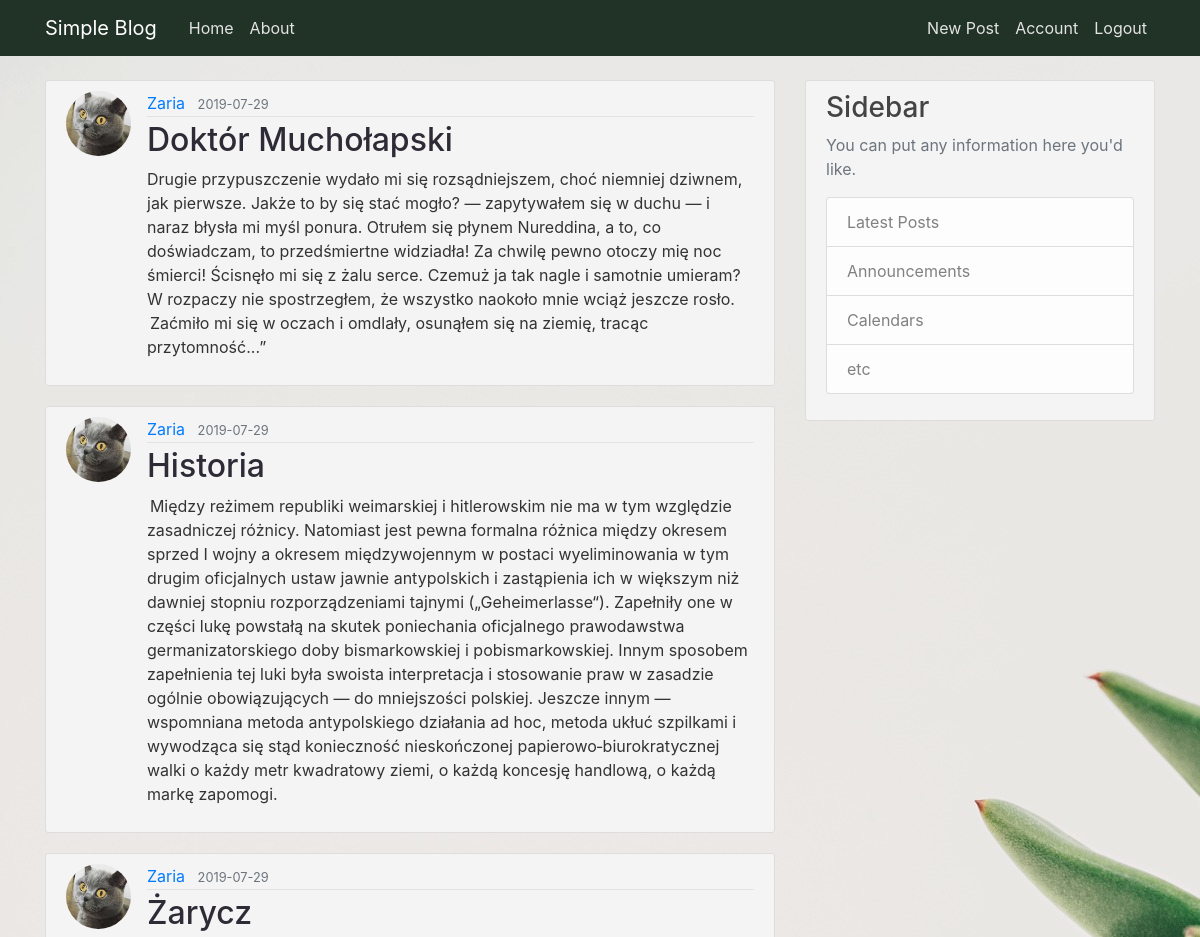
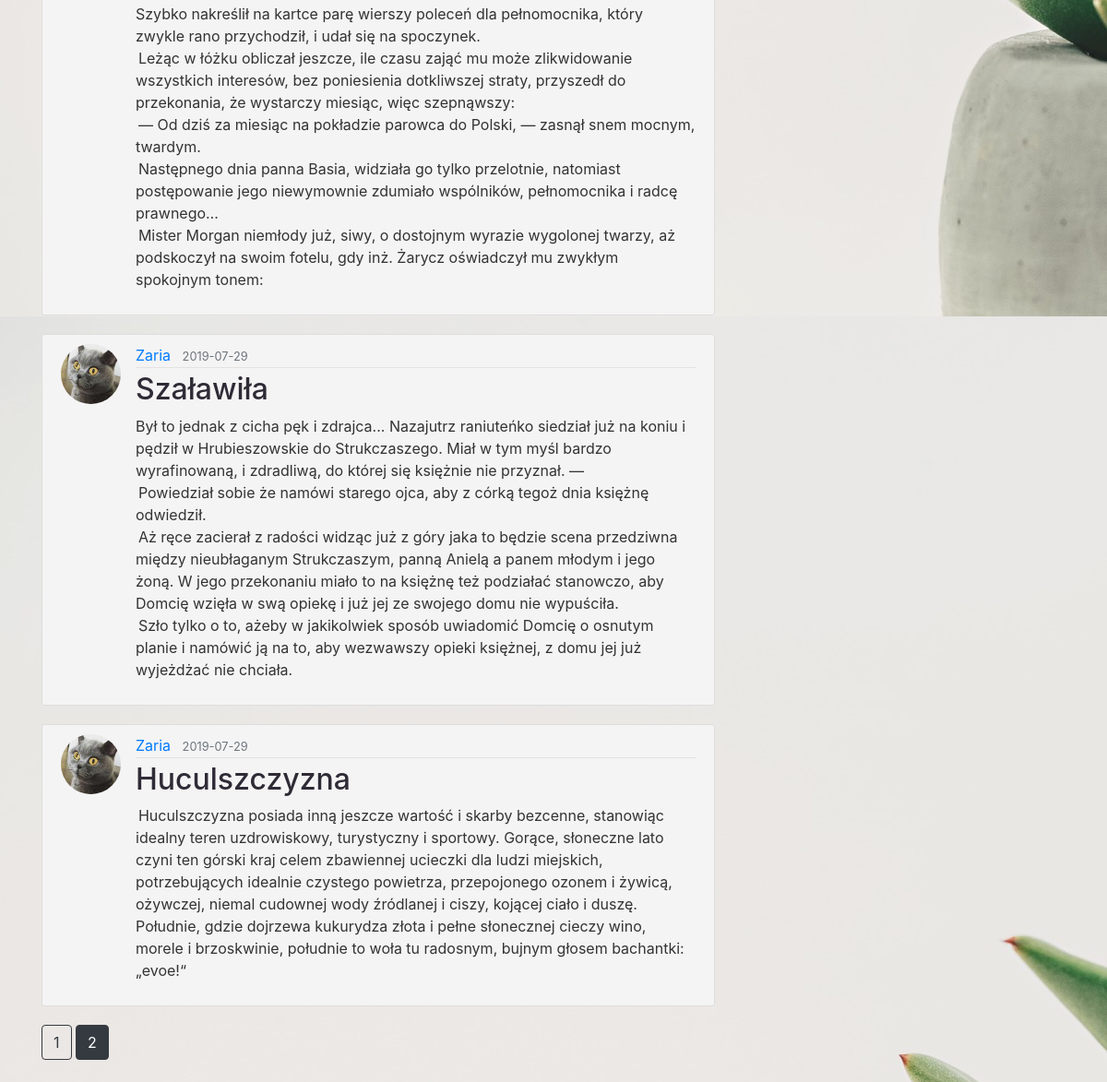
/home?page=2 (signed in), run on the app's committed database (2 pictures, top to bottom).
### blog/models.py (models this page shows, shortened)
class Post(db.Model):
    id = db.Column(db.Integer, primary_key=True)
    title = db.Column(db.String(100), nullable=False)
    date_posted = db.Column(db.DateTime, nullable=False, default=datetime.utcnow)
    content = db.Column(db.Text, nullable=False)
    user_id = db.Column(db.Integer, db.ForeignKey('user.id'), nullable=False)

class User(db.Model, UserMixin):
    id = db.Column(db.Integer, primary_key=True)
    username = db.Column(db.String(20), unique=True, nullable=False)
    email = db.Column(db.String(120), unique=True, nullable=False)
    image_file = db.Column(db.String(20), nullable=False, default='default.jpg')
    password = db.Column(db.String(60), nullable=False)
    posts = db.relationship('Post', backref='author', lazy=True)

### blog/main/routes.py (the view)
@main.route("/")
@main.route("/home")
def home():
    page = request.args.get('page', 1, type=int)
    posts = Post.query.order_by(Post.date_posted.desc())\
            .paginate(page=page, per_page=5)
    return render_template('home.html', posts=posts)

### blog/models.py (called while the page is built)
@login_manager.user_loader
def load_user(user_id):
    return User.query.get(int(user_id))

### blog/templates/home.html
{% extends "layout.html" %}
{% block content %}
    {% for post in posts.items %}
        <article class="media content-section">
            <img class="rounded-circle article-img" src="{{ url_for('static', filename='profile_pics/' + post.author.image_file) }}">
            <div class="media-body">
            <div class="article-metadata">
                <a class="mr-2" href="{{ url_for('users.user_posts', username=post.author.username) }}">{{ post.author.username }}</a>
                <small class="text-muted">{{ post.date_posted.strftime('%Y-%m-%d') }}</small>
            </div>
            <h2><a class="article-title" href="{{ url_for('posts.post', post_id=post.id) }}">{{ post.title }}</a></h2>
            <p class="article-content">{{ post.content }}</p>
            </div>
        </article>
    {% endfor %}
    {% for page_num in posts.iter_pages(left_edge=1, right_edge=1, left_current=1, right_current=2) %}
        {% if page_num %}
            {% if posts.page == page_num %}
                <a class="btn btn-dark mb-4" href="{{ url_for('main.home', page=page_num) }}">{{ page_num }}</a>
            {% else %}
                <a class="btn btn-outline-dark mb-4" href="{{ url_for('main.home', page=page_num) }}">{{ page_num }}</a>
            {% endif %}
        {% else %}
            ...
        {% endif %}
    {% endfor %}
{% endblock content %}

### blog/static/main.css (style rules this page uses)
body { background: #f8f8fa; background: url("plant.jpg"); color: #333333; margin-top: 5rem; }
h1, h2, h3, h4, h5, h6 { color: #444444; }
.content-section { background: #f5f4f4; padding: 10px 20px; border: 1px solid #dddddd; border-radius: 3px; margin-bottom: 20px; }
.article-title { color: #2F2B36; }
.article-content { white-space: pre-line; }
.article-img { height: 65px; width: 65px; margin-right: 16px; }
.article-metadata { padding-bottom: 1px; margin-bottom: 4px; border-bottom: 1px solid #e3e3e3 }

### data on the page
Post: image_file (picture), author.username "Zaria", date_posted "2019-07-29", title "Doktór Muchołapski", content "Drugie przypuszczenie wydało mi się rozsądniejszem, choć niemniej dziwnem, jak pierwsze. Jakże to by się stać mogło? — zapytywałem się w duchu — i naraz błysła mi myśl ponura. Otrułem się płynem Nureddina, a to, co doświadczam, to przedśmiertne widziadła! Za chwilę pewno otoczy mię noc śmierci! Ścisnęło mi się z żalu serce. Czemuż ja tak nagle i samotnie umieram? W rozpaczy nie spostrzegłem, że wszystko naokoło mnie wciąż jeszcze rosło. Zaćmiło mi się w oczach i omdlały, osunąłem się na ziemię, tracąc przytomność...”"
Post: image_file (picture), author.username "Zaria", date_posted "2019-07-29", title "Historia", content "Między reżimem republiki weimarskiej i hitlerowskim nie ma w tym względzie zasadniczej różnicy. Natomiast jest pewna formalna różnica między okresem sprzed I wojny a okresem międzywojennym w postaci wyeliminowania w tym drugim oficjalnych ustaw jawnie antypolskich i zastąpienia ich w większym niż dawniej stopniu rozporządzeniami tajnymi („Geheimerlasse“). Zapełniły one w części lukę powstałą na skutek poniechania oficjalnego prawodawstwa germanizatorskiego doby bismarkowskiej i pobismarkowskiej. Innym sposobem zapełnienia tej luki była swoista interpretacja i stosowanie praw w zasadzie ogólnie obowiązujących — do mniejszości polskiej. Jeszcze innym — wspomniana metoda antypolskiego…"
Post: image_file (picture), author.username "Zaria", date_posted "2019-07-29", title "Żarycz", content "Szybko nakreślił na kartce parę wierszy poleceń dla pełnomocnika, który zwykle rano przychodził, i udał się na spoczynek. Leżąc w łóżku obliczał jeszcze, ile czasu zająć mu może zlikwidowanie wszystkich interesów, bez poniesienia dotkliwszej straty, przyszedł do przekonania, że wystarczy miesiąc, więc szepnąwszy: — Od dziś za miesiąc na pokładzie parowca do Polski, — zasnął snem mocnym, twardym. Następnego dnia panna Basia, widziała go tylko przelotnie, natomiast postępowanie jego niewymownie zdumiało wspólników, pełnomocnika i radcę prawnego… Mister Morgan niemłody już, siwy, o dostojnym wyrazie wygolonej twarzy, aż podskoczył na swoim fotelu, gdy inż. Żarycz oświadczył mu zwykłym…"
Post: image_file (picture), author.username "Zaria", date_posted "2019-07-29", title "Szaławiła", content "Był to jednak z cicha pęk i zdrajca... Nazajutrz raniuteńko siedział już na koniu i pędził w Hrubieszowskie do Strukczaszego. Miał w tym myśl bardzo wyrafinowaną, i zdradliwą, do której się księżnie nie przyznał. — Powiedział sobie że namówi starego ojca, aby z córką tegoż dnia księżnę odwiedził. Aż ręce zacierał z radości widząc już z góry jaka to będzie scena przedziwna między nieubłaganym Strukczaszym, panną Anielą a panem młodym i jego żoną. W jego przekonaniu miało to na księżnę też podziałać stanowczo, aby Domcię wzięła w swą opiekę i już jej ze swojego domu nie wypuściła. Szło tylko o to, ażeby w jakikolwiek sposób uwiadomić Domcię o osnutym planie i namówić ją na to, aby wezwawszy…"
Post: image_file (picture), author.username "Zaria", date_posted "2019-07-29", title "Huculszczyzna", content "Huculszczyzna posiada inną jeszcze wartość i skarby bezcenne, stanowiąc idealny teren uzdrowiskowy, turystyczny i sportowy. Gorące, słoneczne lato czyni ten górski kraj celem zbawiennej ucieczki dla ludzi miejskich, potrzebujących idealnie czystego powietrza, przepojonego ozonem i żywicą, ożywczej, niemal cudownej wody źródlanej i ciszy, kojącej ciało i duszę. Południe, gdzie dojrzewa kukurydza złota i pełne słonecznej cieczy wino, morele i brzoskwinie, południe to woła tu radosnym, bujnym głosem bachantki: „evoe!“"

### other printed values
{{ page_num }} "1"
{{ page_num }} "2"
